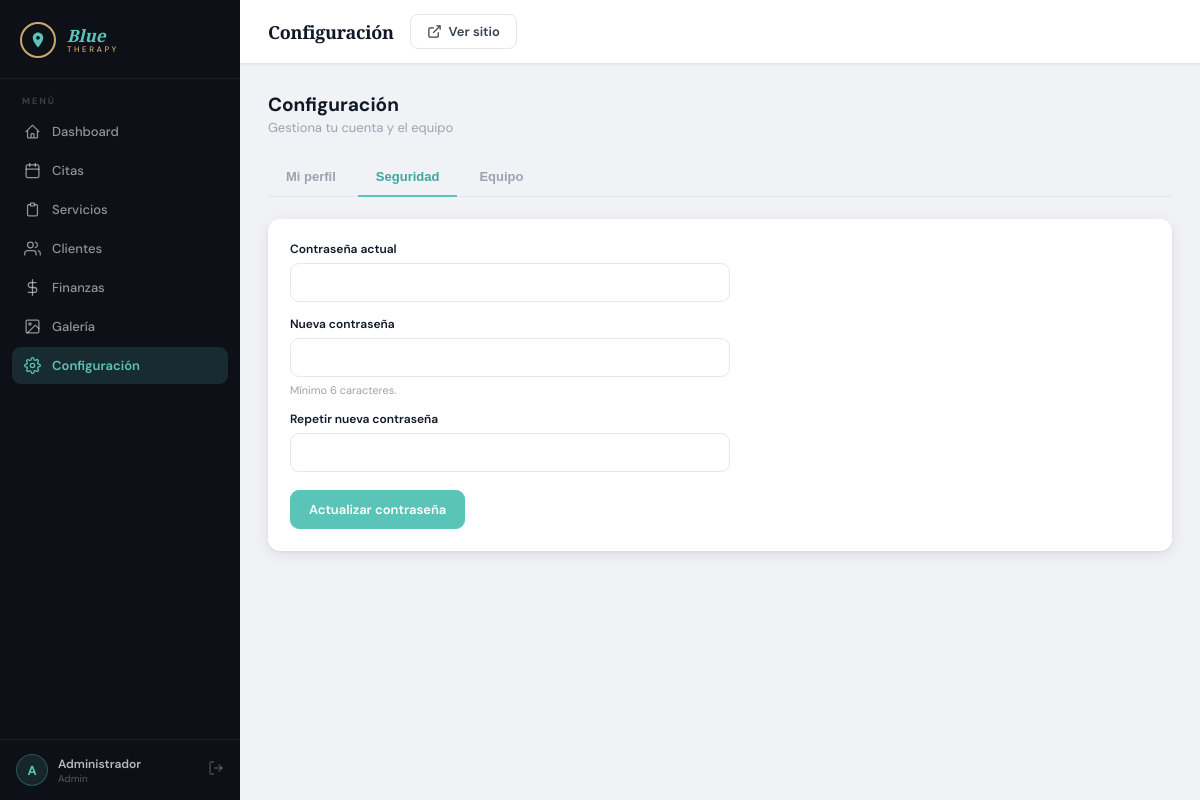
Screenshot of /admin/settings.php?tab=security (signed in) with the database file from the repository.
### tables this page shows
CREATE TABLE users (
    id          INT UNSIGNED AUTO_INCREMENT PRIMARY KEY,
    name        VARCHAR(100)          NOT NULL,
    email       VARCHAR(150)          NOT NULL UNIQUE,
    password    VARCHAR(255)          NOT NULL,
    role        ENUM('admin','staff') NOT NULL DEFAULT 'staff',
    phone       VARCHAR(20),
    photo       VARCHAR(255),
    active      TINYINT(1)            NOT NULL DEFAULT 1,
    created_at  DATETIME              NOT NULL DEFAULT CURRENT_TIMESTAMP,
    updated_at  DATETIME              NOT NULL DEFAULT CURRENT_TIMESTAMP ON UPDATE CURRENT_TIMESTAMP
);

### includes/session.php (called while the page is built, shortened)
<?php
function currentUser(): ?array {
    return $_SESSION['user'] ?? null;
}

### includes/functions.php (called while the page is built, shortened)
<?php
function e(mixed $value): string {
    return htmlspecialchars((string)$value, ENT_QUOTES | ENT_HTML5, 'UTF-8');
}

### includes/admin_layout.php (the view, shortened to what this page needs)
<?php
require_once __DIR__ . '/../includes/session.php';
require_once __DIR__ . '/../includes/functions.php';
$currentUser = currentUser();
$pageTitle   ??= 'Panel Admin';
$activePage  ??= '';
$navItems = [
    ['slug' => 'dashboard',    'label' => 'Dashboard',    'href' => '/Blue/admin/',               'icon' => '<path d="M3 12l2-2m0 0l7-7 7 7M5 10v10a1 1 0 001 1h3m10-11l2 2m-2-2v10a1 1 0 01-1 1h-3m-6 0a1 1 0 001-1v-4a1 1 0 011-1h2a1 1 0 011 1v4a1 1 0 001 1m-6 0h6"/>'],
    ['slug' => 'appointments', 'label' => 'Citas',        'href' => '/Blue/admin/appointments.php','icon' => '<rect x="3" y="4" width="18" height="18" rx="2"/><line x1="16" y1="2" x2="16" y2="6"/><line x1="8" y1="2" x2="8" y2="6"/><line x1="3" y1="10" x2="21" y2="10"/>'],
    ['slug' => 'services',     'label' => 'Servicios',    'href' => '/Blue/admin/services.php',    'icon' => '<path d="M9 5H7a2 2 0 00-2 2v12a2 2 0 002 2h10a2 2 0 002-2V7a2 2 0 00-2-2h-2"/><rect x="9" y="3" width="6" height="4" rx="1"/>'],
    ['slug' => 'clients',      'label' => 'Clientes',     'href' => '/Blue/admin/clients.php',     'icon' => '<path d="M17 21v-2a4 4 0 00-4-4H5a4 4 0 00-4 4v2"/><circle cx="9" cy="7" r="4"/><path d="M23 21v-2a4 4 0 00-3-3.87"/><path d="M16 3.13a4 4 0 010 7.75"/>'],
    ['slug' => 'finances',     'label' => 'Finanzas',     'href' => '/Blue/admin/finances.php',    'icon' => '<line x1="12" y1="1" x2="12" y2="23"/><path d="M17 5H9.5a3.5 3.5 0 000 7h5a3.5 3.5 0 010 7H6"/>'],
    ['slug' => 'gallery',      'label' => 'Galería',      'href' => '/Blue/admin/gallery.php',     'icon' => '<rect x="3" y="3" width="18" height="18" rx="2"/><circle cx="8.5" cy="8.5" r="1.5"/><polyline points="21 15 16 10 5 21"/>'],
    ['slug' => 'settings',     'label' => 'Configuración','href' => '/Blue/admin/settings.php',    'icon' => '<circle cx="12" cy="12" r="3"/><path d="M19.4 15a1.65 1.65 0 00.33 1.82l.06.06a2 2 0 010 2.83 2 2 0 01-2.83 0l-.06-.06a1.65 1.65 0 00-1.82-.33 1.65 1.65 0 00-1 1.51V21a2 2 0 01-4 0v-.09A1.65 1.65 0 009 19.4a1.65 1.65 0 00-1.82.33l-.06.06a2 2 0 01-2.83-2.83l.06-.06A1.65 1.65 0 004.68 15a1.65 1.65 0 00-1.51-1H3a2 2 0 010-4h.09A1.65 1.65 0 004.6 9a1.65 1.65 0 00-.33-1.82l-.06-.06a2 2 0 012.83-2.83l.06.06A1.65 1.65 0 009 4.68a1.65 1.65 0 001-1.51V3a2 2 0 014 0v.09a1.65 1.65 0 001 1.51 1.65 1.65 0 001.82-.33l.06-.06a2 2 0 012.83 2.83l-.06.06A1.65 1.65 0 0019.4 9a1.65 1.65 0 001.51 1H21a2 2 0 010 4h-.09a1.65 1.65 0 00-1.51 1z"/>'],
];
?>
<!DOCTYPE html>
<html lang="es">
<head>
  <link rel="stylesheet" href="/Blue/assets/css/admin.css">
</head>
<body>
<div class="admin-wrap">
<aside class="admin-sidebar" id="adminSidebar">
  <div class="sidebar-logo">
    <div class="sidebar-logo-mark">
      <svg viewBox="0 0 24 24" fill="#5bc4b8"><path d="M12 2C8.13 2 5 5.13 5 9c0 5.25 7 13 7 13s7-7.75 7-13c0-3.87-3.13-7-7-7zm0 9.5c-1.38 0-2.5-1.12-2.5-2.5S10.62 6.5 12 6.5s2.5 1.12 2.5 2.5S13.38 11.5 12 11.5z"/></svg>
    </div>
    <div class="sidebar-logo-text">
      <div class="sidebar-logo-blue">Blue</div>
      <div class="sidebar-logo-therapy">Therapy</div>
    </div>
  </div>
  <div class="sidebar-section">
    <div class="sidebar-section-label">Menú</div>
    <?php foreach ($navItems as $item): ?>
      <a href="<?= $item['href'] ?>"
         class="sidebar-link <?= $activePage === $item['slug'] ? 'active' : '' ?>">
        <svg width="17" height="17" viewBox="0 0 24 24" fill="none" stroke="currentColor" stroke-width="1.8" stroke-linecap="round" stroke-linejoin="round">
          <?= $item['icon'] ?>
        </svg>
        <?= $item['label'] ?>
      </a>
    <?php endforeach; ?>
  </div>
  <div class="sidebar-user">
    <div class="sidebar-user-avatar">
      <?= mb_substr($currentUser['name'] ?? 'A', 0, 1) ?>
    </div>
    <div>
      <div class="sidebar-user-name"><?= e($currentUser['name'] ?? '') ?></div>
      <div class="sidebar-user-role"><?= e($currentUser['role'] ?? '') ?></div>
    </div>
    <a href="/Blue/logout.php" class="sidebar-logout" title="Cerrar sesión">
      <svg viewBox="0 0 24 24" fill="none" stroke="currentColor" stroke-width="2"><path d="M9 21H5a2 2 0 01-2-2V5a2 2 0 012-2h4"/><polyline points="16 17 21 12 16 7"/><line x1="21" y1="12" x2="9" y2="12"/></svg>
    </a>
  </div>
</aside>
<div class="admin-main">
  <header class="admin-topbar">
    <div>
      <div class="topbar-title"><?= e($pageTitle) ?></div>
    </div>
    <div class="topbar-actions">
      <a href="/Blue/" target="_blank" class="topbar-btn" title="Ver sitio público">
        <svg width="15" height="15" viewBox="0 0 24 24" fill="none" stroke="currentColor" stroke-width="2"><path d="M18 13v6a2 2 0 01-2 2H5a2 2 0 01-2-2V8a2 2 0 012-2h6"/><polyline points="15 3 21 3 21 9"/><line x1="10" y1="14" x2="21" y2="3"/></svg>
        <span class="topbar-btn-text">Ver sitio</span>
      </a>
    </div>
  </header>
  <main class="admin-content">

### assets/css/admin.css (style rules this page uses)
:root { --teal: #5bc4b8; --teal-dark: #3aa89e; --teal-light: rgba(91,196,184,.12); --gold: #c8a96e; --sb-bg: #0d1117; --sb-border: rgba(255,255,255,.06); --sb-text: rgba(255,255,255,.55); --sb-hover: rgba(255,255,255,.06); --sb-active: rgba(91,196,184,.15); --sb-width: 240px; --topbar-h: 64px; --bg-page: #f0f2f5; --white: #fff; --border: #e5e7eb; --dark: #111827; --text: #374151; --muted: #9ca3af; --pending: #f59e0b; --confirmed: #10b981; --completed: #6366f1; --cancelled: #ef4444; --font: 'DM Sans', system-ui, sans-serif; --radius: 12px; --shadow: 0 1px 3px rgba(0,0,0,.06), 0 4px 16px rgba(0,0,0,.08); --shadow-sm: 0 1px 2px rgba(0,0,0,.05); --t: .22s ease; }
*, *::before, *::after { box-sizing: border-box; margin: 0; padding: 0; }
body { font-family: var(--font); color: var(--text); background: var(--bg-page); }
a { text-decoration: none; color: inherit; }
.admin-wrap { display: flex; min-height: 100vh; }
.admin-sidebar { width: var(--sb-width); background: var(--sb-bg); display: flex; flex-direction: column; position: fixed; top: 0; left: 0; bottom: 0; z-index: 200; transition: transform var(--t); overflow-y: auto; overflow-x: hidden; scrollbar-width: none; }
.sidebar-logo { display: flex; align-items: center; gap: 11px; padding: 22px 20px 20px; border-bottom: 1px solid var(--sb-border); flex-shrink: 0; }
.sidebar-logo-mark { width: 36px; height: 36px; border-radius: 50%; background: var(--sb-bg); border: 2px solid var(--gold); display: flex; align-items: center; justify-content: center; flex-shrink: 0; }
.sidebar-logo-mark svg { width: 18px; height: 18px; }
.sidebar-logo-text { line-height: 1.15; }
.sidebar-logo-blue { font-family: 'Playfair Display', serif; font-style: italic; font-size: 17px; color: var(--teal); font-weight: 700; }
.sidebar-logo-therapy { font-size: 8px; letter-spacing: 2.5px; text-transform: uppercase; color: var(--gold); font-weight: 500; }
.sidebar-section { padding: 16px 12px 8px; flex: 1; }
.sidebar-section-label { font-size: 9px; letter-spacing: 2px; text-transform: uppercase; color: rgba(255,255,255,.2); font-weight: 700; padding: 0 10px; margin-bottom: 6px; }
.sidebar-link { display: flex; align-items: center; gap: 11px; padding: 10px 12px; border-radius: 9px; color: var(--sb-text); font-size: 13px; font-weight: 500; transition: all var(--t); margin-bottom: 2px; position: relative; }
.sidebar-link svg { width: 17px; height: 17px; flex-shrink: 0; transition: color var(--t); }
.sidebar-link.active { background: var(--sb-active); color: var(--teal); font-weight: 600; }
.sidebar-link.active svg { color: var(--teal); }
.sidebar-user { padding: 14px 16px; border-top: 1px solid var(--sb-border); display: flex; align-items: center; gap: 10px; flex-shrink: 0; }
.sidebar-user-avatar { width: 32px; height: 32px; border-radius: 50%; background: var(--teal-light); border: 1.5px solid rgba(91,196,184,.3); display: flex; align-items: center; justify-content: center; font-size: 13px; font-weight: 700; color: var(--teal); flex-shrink: 0; text-transform: uppercase; }
.sidebar-user-name { font-size: 12px; font-weight: 600; color: rgba(255,255,255,.7); }
.sidebar-user-role { font-size: 10px; color: rgba(255,255,255,.3); text-transform: capitalize; }
.sidebar-logout { margin-left: auto; color: rgba(255,255,255,.25); transition: color var(--t); flex-shrink: 0; }
.sidebar-logout svg { width: 16px; height: 16px; }
.admin-main { margin-left: var(--sb-width); flex: 1; display: flex; flex-direction: column; min-height: 100vh; }
.admin-topbar { height: var(--topbar-h); background: var(--white); border-bottom: 1px solid var(--border); display: flex; align-items: center; padding: 0 28px; gap: 16px; position: sticky; top: 0; z-index: 100; box-shadow: var(--shadow-sm); }
.topbar-title { font-family: 'Playfair Display', serif; font-size: 18px; font-weight: 700; color: var(--dark); flex: 1; letter-spacing: -.3px; }
.topbar-actions { display: flex; align-items: center; gap: 12px; }
.topbar-btn { display: flex; align-items: center; gap: 7px; padding: 8px 16px; border-radius: 8px; border: 1.5px solid var(--border); background: var(--white); font-family: var(--font); font-size: 13px; font-weight: 600; color: var(--text); cursor: pointer; transition: all var(--t); }
.topbar-btn svg { width: 15px; height: 15px; }
.admin-content { padding: 28px; flex: 1; }

### rows the page displays
users: name "A", name "Administrador", role "Admin"

### other values shown
$item['label'] "Dashboard"
$item['label'] "Citas"
$item['label'] "Servicios"
$item['label'] "Clientes"
$item['label'] "Finanzas"
$item['label'] "Galería"
$item['label'] "Configuración"
$pageTitle "Configuración"
